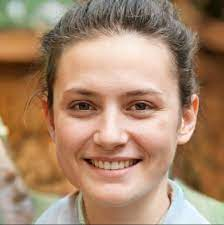
#> input picture cv2/img.jpg, 224 x 225 px, given in place of the camera
$ python haar_cascade.py
#> lines starting #> are read from the running program, lines starting #| are printed output that depends on the picture; after the words box and inside, x2 and y2 are one past the last pixel; in counts of white or black regions, pixels touching at a corner belong together
import cv2
faceCascade = cv2.CascadeClassifier('cv2\haarcascade_frontalface_default.xml')

def detect(gray, frame):
    faces = faceCascade.detectMultiScale(gray, scaleFactor=1.05, minNeighbors=5,
    minSize=(100,100), flags=cv2.CASCADE_SCALE_IMAGE)
    for (x, y, w, h) in faces:
        cv2.rectangle(frame, (x,y), (x+w, y + h), (255,0,0), 2)
    return frame

video_capture = cv2.VideoCapture(0)

while True:
    _, frame = video_capture.read()
#> frame is the input picture: shape (225, 224, 3); mean B, G, R 108.9, 135.2, 168
    gray = cv2.cvtColor(frame, cv2.COLOR_BGR2GRAY)
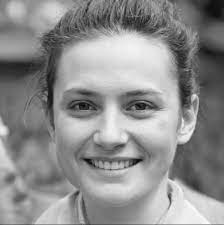
#> gray: shape (225, 224); min 5, max 253, mean 142
    canvas = detect(gray, frame)
#> in detect, `faces = faceCascade.detectMultiScale(gray, scaleFactor=1.05, minNeighb..`: faces = [[30, 41, 165, 165]]
#> the loop in detect, `for (x, y, w, h) in faces:` made 1 pass
#> after the loop in detect, `for (x, y, w, h) in faces:`:
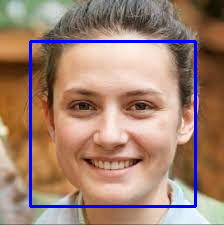
#> frame: shape (225, 224, 3); 3.92% of pixels changed, all inside (x1, y1, x2, y2) = (29, 40, 197, 208)
    cv2.imshow('face_detected', canvas)

    if cv2.waitKey(1) & 0xFF == ord('q'):
#> (key q is pressed here)
        break

video_capture.release()
cv2.destroyAllWindows()
